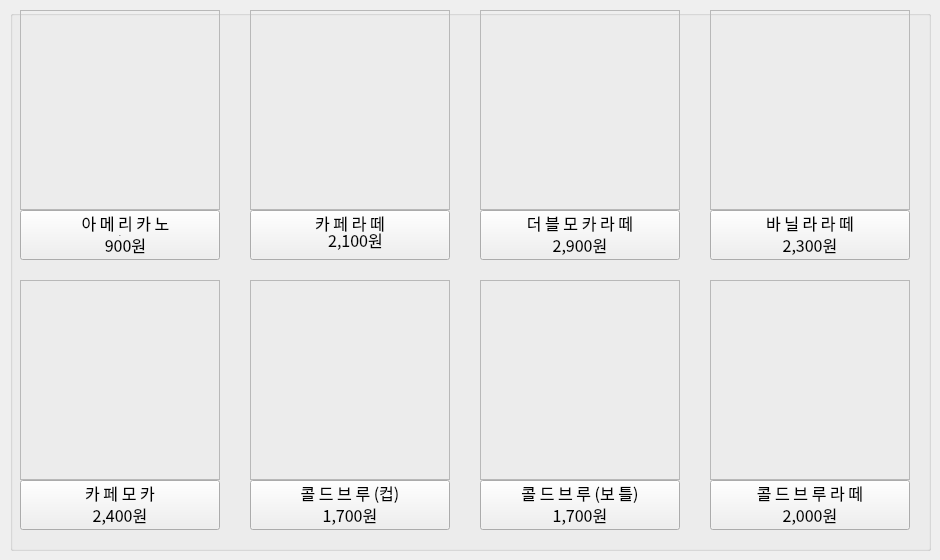
    <widget class="QWidget" name="tab_1">
     <attribute name="title">
      <string>커 피</string>
     </attribute>
     <widget class="QGroupBox" name="groupBox">
      <property name="geometry">
       <rect>
        <x>10</x>
        <y>10</y>
        <width>921</width>
        <height>541</height>
       </rect>
      </property>
      <property name="title">
       <string/>
      </property>
      <property name="alignment">
       <set>Qt::AlignCenter</set>
      </property>
      <property name="flat">
       <bool>false</bool>
      </property>
      <property name="checkable">
       <bool>false</bool>
      </property>
      <widget class="QLabel" name="menu_label_17">
       <property name="geometry">
        <rect>
         <x>60</x>
         <y>200</y>
         <width>111</width>
         <height>25</height>
        </rect>
       </property>
       <property name="font">
        <font>
         <family>맑은 고딕</family>
         <pointsize>12</pointsize>
        </font>
       </property>
       <property name="text">
        <string>아 메 리 카 노</string>
       </property>
       <property name="alignment">
        <set>Qt::AlignCenter</set>
       </property>
      </widget>
      <widget class="QLabel" name="menu_label_18">
       <property name="geometry">
        <rect>
         <x>85</x>
         <y>225</y>
         <width>61</width>
         <height>20</height>
        </rect>
       </property>
       <property name="font">
        <font>
         <family>맑은 고딕</family>
         <pointsize>12</pointsize>
        </font>
       </property>
       <property name="text">
        <string>900원</string>
       </property>
       <property name="alignment">
        <set>Qt::AlignCenter</set>
       </property>
      </widget>
      <widget class="QLabel" name="menu_label_19">
       <property name="geometry">
        <rect>
         <x>240</x>
         <y>200</y>
         <width>200</width>
         <height>25</height>
        </rect>
       </property>
       <property name="font">
        <font>
         <family>맑은 고딕</family>
         <pointsize>12</pointsize>
        </font>
       </property>
       <property name="text">
        <string>카 페 라 떼</string>
       </property>
       <property name="alignment">
        <set>Qt::AlignCenter</set>
       </property>
      </widget>
      <widget class="QLabel" name="menu_label_20">
       <property name="geometry">
        <rect>
         <x>310</x>
         <y>220</y>
         <width>71</width>
         <height>20</height>
        </rect>
       </property>
       <property name="font">
        <font>
         <family>맑은 고딕</family>
         <pointsize>12</pointsize>
        </font>
       </property>
       <property name="text">
        <string>2,100원</string>
       </property>
       <property name="alignment">
        <set>Qt::AlignCenter</set>
       </property>
      </widget>
      <widget class="QLabel" name="menu_label_21">
       <property name="geometry">
        <rect>
         <x>470</x>
         <y>225</y>
         <width>200</width>
         <height>20</height>
        </rect>
       </property>
       <property name="font">
        <font>
         <family>맑은 고딕</family>
         <pointsize>12</pointsize>
        </font>
       </property>
       <property name="text">
        <string>2,900원</string>
       </property>
       <property name="alignment">
        <set>Qt::AlignCenter</set>
       </property>
      </widget>
      <widget class="QLabel" name="menu_label_22">
       <property name="geometry">
        <rect>
         <x>470</x>
         <y>200</y>
         <width>200</width>
         <height>25</height>
        </rect>
       </property>
       <property name="font">
        <font>
         <family>맑은 고딕</family>
         <pointsize>12</pointsize>
        </font>
       </property>
       <property name="text">
        <string>더 블 모 카 라 떼</string>
       </property>
       <property name="alignment">
        <set>Qt::AlignCenter</set>
       </property>
      </widget>
      <widget class="QLabel" name="menu_label_23">
       <property name="geometry">
        <rect>
         <x>700</x>
         <y>225</y>
         <width>200</width>
         <height>20</height>
        </rect>
       </property>
       <property name="font">
        <font>
         <family>맑은 고딕</family>
         <pointsize>12</pointsize>
        </font>
       </property>
       <property name="text">
        <string>2,300원</string>
       </property>
       <property name="alignment">
        <set>Qt::AlignCenter</set>
       </property>
      </widget>
      <widget class="QLabel" name="menu_label_24">
       <property name="geometry">
        <rect>
         <x>700</x>
         <y>200</y>
         <width>200</width>
         <height>25</height>
        </rect>
       </property>
       <property name="font">
        <font>
         <family>맑은 고딕</family>
         <pointsize>12</pointsize>
        </font>
       </property>
       <property name="text">
        <string>바 닐 라 라 떼</string>
       </property>
       <property name="alignment">
        <set>Qt::AlignCenter</set>
       </property>
      </widget>
      <widget class="QLabel" name="menu_label_25">
       <property name="geometry">
        <rect>
         <x>10</x>
         <y>495</y>
         <width>200</width>
         <height>20</height>
        </rect>
       </property>
       <property name="font">
        <font>
         <family>맑은 고딕</family>
         <pointsize>12</pointsize>
        </font>
       </property>
       <property name="text">
        <string>2,400원</string>
       </property>
       <property name="alignment">
        <set>Qt::AlignCenter</set>
       </property>
      </widget>
      <widget class="QLabel" name="menu_label_26">
       <property name="geometry">
        <rect>
         <x>10</x>
         <y>470</y>
         <width>200</width>
         <height>25</height>
        </rect>
       </property>
       <property name="font">
        <font>
         <family>맑은 고딕</family>
         <pointsize>12</pointsize>
        </font>
       </property>
       <property name="text">
        <string>카 페 모 카</string>
       </property>
       <property name="alignment">
        <set>Qt::AlignCenter</set>
       </property>
      </widget>
      <widget class="QLabel" name="menu_label_27">
       <property name="geometry">
        <rect>
         <x>240</x>
         <y>495</y>
         <width>200</width>
         <height>20</height>
        </rect>
       </property>
       <property name="font">
        <font>
         <family>맑은 고딕</family>
         <pointsize>12</pointsize>
        </font>
       </property>
       <property name="text">
        <string>1,700원</string>
       </property>
       <property name="alignment">
        <set>Qt::AlignCenter</set>
       </property>
      </widget>
      <widget class="QLabel" name="menu_label_28">
       <property name="geometry">
        <rect>
         <x>240</x>
         <y>470</y>
         <width>200</width>
         <height>25</height>
        </rect>
       </property>
       <property name="font">
        <font>
         <family>맑은 고딕</family>
         <pointsize>12</pointsize>
        </font>
       </property>
       <property name="text">
        <string>콜 드 브 루 (컵)</string>
       </property>
       <property name="alignment">
        <set>Qt::AlignCenter</set>
       </property>
      </widget>
      <widget class="QLabel" name="menu_label_29">
       <property name="geometry">
        <rect>
         <x>470</x>
         <y>495</y>
         <width>200</width>
         <height>20</height>
        </rect>
       </property>
       <property name="font">
        <font>
         <family>맑은 고딕</family>
         <pointsize>12</pointsize>
        </font>
       </property>
       <property name="text">
        <string>1,700원</string>
       </property>
       <property name="alignment">
        <set>Qt::AlignCenter</set>
       </property>
      </widget>
      <widget class="QLabel" name="menu_label_30">
       <property name="geometry">
        <rect>
         <x>470</x>
         <y>470</y>
         <width>200</width>
         <height>25</height>
        </rect>
       </property>
       <property name="font">
        <font>
         <family>맑은 고딕</family>
         <pointsize>12</pointsize>
        </font>
       </property>
       <property name="text">
        <string>콜 드 브 루 (보 틀)</string>
       </property>
       <property name="alignment">
        <set>Qt::AlignCenter</set>
       </property>
      </widget>
      <widget class="QLabel" name="menu_label_31">
       <property name="geometry">
        <rect>
         <x>700</x>
         <y>495</y>
         <width>200</width>
         <height>20</height>
        </rect>
       </property>
       <property name="font">
        <font>
         <family>맑은 고딕</family>
         <pointsize>12</pointsize>
        </font>
       </property>
       <property name="text">
        <string>2,000원</string>
       </property>
       <property name="alignment">
        <set>Qt::AlignCenter</set>
       </property>
      </widget>
      <widget class="QLabel" name="menu_label_32">
       <property name="geometry">
        <rect>
         <x>700</x>
         <y>470</y>
         <width>200</width>
         <height>25</height>
        </rect>
       </property>
       <property name="font">
        <font>
         <family>맑은 고딕</family>
         <pointsize>12</pointsize>
        </font>
       </property>
       <property name="text">
        <string>콜 드 브 루 라 떼</string>
       </property>
       <property name="alignment">
        <set>Qt::AlignCenter</set>
       </property>
      </widget>
      <widget class="QLabel" name="menu_c_1">
       <property name="geometry">
        <rect>
         <x>10</x>
         <y>0</y>
         <width>200</width>
         <height>200</height>
        </rect>
       </property>
       <property name="frameShape">
        <enum>QFrame::StyledPanel</enum>
       </property>
       <property name="text">
        <string/>
       </property>
       <property name="pixmap">
        <pixmap>아메리카노.png</pixmap>
       </property>
       <property name="alignment">
        <set>Qt::AlignCenter</set>
       </property>
      </widget>
      <widget class="QLabel" name="menu_c_2">
       <property name="geometry">
        <rect>
         <x>240</x>
         <y>0</y>
         <width>200</width>
         <height>200</height>
        </rect>
       </property>
       <property name="frameShape">
        <enum>QFrame::StyledPanel</enum>
       </property>
       <property name="text">
        <string/>
       </property>
       <property name="pixmap">
        <pixmap>카페라떼.png</pixmap>
       </property>
       <property name="alignment">
        <set>Qt::AlignCenter</set>
       </property>
      </widget>
      <widget class="QLabel" name="menu_c_3">
       <property name="geometry">
        <rect>
         <x>470</x>
         <y>0</y>
         <width>200</width>
         <height>200</height>
        </rect>
       </property>
       <property name="frameShape">
        <enum>QFrame::StyledPanel</enum>
       </property>
       <property name="text">
        <string/>
       </property>
       <property name="pixmap">
        <pixmap>더블모카라떼.png</pixmap>
       </property>
       <property name="alignment">
        <set>Qt::AlignCenter</set>
       </property>
      </widget>
      <widget class="QLabel" name="menu_c_4">
       <property name="geometry">
        <rect>
         <x>700</x>
         <y>0</y>
         <width>200</width>
         <height>200</height>
        </rect>
       </property>
       <property name="frameShape">
        <enum>QFrame::StyledPanel</enum>
       </property>
       <property name="text">
        <string/>
       </property>
       <property name="pixmap">
        <pixmap>바닐라라떼.png</pixmap>
       </property>
       <property name="alignment">
        <set>Qt::AlignCenter</set>
       </property>
      </widget>
      <widget class="QLabel" name="menu_c_5">
       <property name="geometry">
        <rect>
         <x>10</x>
         <y>270</y>
         <width>200</width>
         <height>200</height>
        </rect>
       </property>
       <property name="frameShape">
        <enum>QFrame::StyledPanel</enum>
       </property>
       <property name="text">
        <string/>
       </property>
       <property name="pixmap">
        <pixmap>카페모카.png</pixmap>
       </property>
       <property name="alignment">
        <set>Qt::AlignCenter</set>
       </property>
      </widget>
      <widget class="QLabel" name="menu_c_6">
       <property name="geometry">
        <rect>
         <x>240</x>
         <y>270</y>
         <width>200</width>
         <height>200</height>
        </rect>
       </property>
       <property name="frameShape">
        <enum>QFrame::StyledPanel</enum>
       </property>
       <property name="text">
        <string/>
       </property>
       <property name="pixmap">
        <pixmap>콜드브루(컵).png</pixmap>
       </property>
       <property name="alignment">
        <set>Qt::AlignCenter</set>
       </property>
      </widget>
      <widget class="QLabel" name="menu_c_7">
       <property name="geometry">
        <rect>
         <x>470</x>
         <y>270</y>
         <width>200</width>
         <height>200</height>
        </rect>
       </property>
       <property name="frameShape">
        <enum>QFrame::StyledPanel</enum>
       </property>
       <property name="text">
        <string/>
       </property>
       <property name="pixmap">
        <pixmap>콜드브루(보틀).png</pixmap>
       </property>
       <property name="alignment">
        <set>Qt::AlignCenter</set>
       </property>
      </widget>
      <widget class="QLabel" name="menu_c_8">
       <property name="geometry">
        <rect>
         <x>700</x>
         <y>270</y>
         <width>200</width>
         <height>200</height>
        </rect>
       </property>
       <property name="frameShape">
        <enum>QFrame::StyledPanel</enum>
       </property>
       <property name="text">
        <string/>
       </property>
       <property name="pixmap">
        <pixmap>콜드부루라떼.png</pixmap>
       </property>
       <property name="alignment">
        <set>Qt::AlignCenter</set>
       </property>
      </widget>
      <widget class="QPushButton" name="menu_c_push_1">
       <property name="geometry">
        <rect>
         <x>10</x>
         <y>200</y>
         <width>200</width>
         <height>50</height>
        </rect>
       </property>
       <property name="font">
        <font>
         <family>Agency FB</family>
         <pointsize>1</pointsize>
        </font>
       </property>
       <property name="toolTip">
        <string>아메리카노</string>
       </property>
       <property name="text">
        <string>900</string>
       </property>
      </widget>
      <widget class="QPushButton" name="menu_c_push_2">
       <property name="geometry">
        <rect>
         <x>240</x>
         <y>200</y>
         <width>200</width>
         <height>50</height>
        </rect>
       </property>
       <property name="toolTip">
        <string>카페라떼</string>
       </property>
       <property name="text">
        <string/>
       </property>
      </widget>
      <widget class="QPushButton" name="menu_c_push_3">
       <property name="geometry">
        <rect>
         <x>470</x>
         <y>200</y>
         <width>200</width>
         <height>50</height>
        </rect>
       </property>
       <property name="toolTip">
        <string>더블모카라떼</string>
       </property>
       <property name="text">
        <string/>
       </property>
      </widget>
      <widget class="QPushButton" name="menu_c_push_4">
       <property name="geometry">
        <rect>
         <x>700</x>
         <y>200</y>
         <width>200</width>
         <height>50</height>
        </rect>
       </property>
       <property name="toolTip">
        <string>바닐라라떼</string>
       </property>
       <property name="text">
        <string/>
       </property>
      </widget>
      <widget class="QPushButton" name="menu_c_push_5">
       <property name="geometry">
        <rect>
         <x>10</x>
         <y>470</y>
         <width>200</width>
         <height>50</height>
        </rect>
       </property>
       <property name="toolTip">
        <string>카페모카</string>
       </property>
       <property name="text">
        <string/>
       </property>
      </widget>
      <widget class="QPushButton" name="menu_c_push_6">
       <property name="geometry">
        <rect>
         <x>240</x>
         <y>470</y>
         <width>200</width>
         <height>50</height>
        </rect>
       </property>
       <property name="toolTip">
        <string>콜드브루(컵)</string>
       </property>
       <property name="text">
        <string/>
       </property>
      </widget>
      <widget class="QPushButton" name="menu_c_push_7">
       <property name="geometry">
        <rect>
         <x>470</x>
         <y>470</y>
         <width>200</width>
         <height>50</height>
        </rect>
       </property>
       <property name="toolTip">
        <string>콜드브루(보틀)</string>
       </property>
       <property name="text">
        <string/>
       </property>
      </widget>
      <widget class="QPushButton" name="menu_c_push_8">
       <property name="geometry">
        <rect>
         <x>700</x>
         <y>470</y>
         <width>200</width>
         <height>50</height>
        </rect>
       </property>
       <property name="toolTip">
        <string>콜드브루라떼</string>
       </property>
       <property name="text">
        <string/>
       </property>
      </widget>
      <zorder>menu_c_push_8</zorder>
      <zorder>menu_c_push_7</zorder>
      <zorder>menu_c_push_6</zorder>
      <zorder>menu_c_push_5</zorder>
      <zorder>menu_c_push_4</zorder>
      <zorder>menu_c_push_3</zorder>
      <zorder>menu_c_push_2</zorder>
      <zorder>menu_c_push_1</zorder>
      <zorder>menu_label_17</zorder>
      <zorder>menu_label_18</zorder>
      <zorder>menu_label_19</zorder>
      <zorder>menu_label_20</zorder>
      <zorder>menu_label_21</zorder>
      <zorder>menu_label_22</zorder>
      <zorder>menu_label_23</zorder>
      <zorder>menu_label_24</zorder>
      <zorder>menu_label_25</zorder>
      <zorder>menu_label_26</zorder>
      <zorder>menu_label_27</zorder>
      <zorder>menu_label_28</zorder>
      <zorder>menu_label_29</zorder>
      <zorder>menu_label_30</zorder>
      <zorder>menu_label_31</zorder>
      <zorder>menu_label_32</zorder>
      <zorder>menu_c_1</zorder>
      <zorder>menu_c_2</zorder>
      <zorder>menu_c_3</zorder>
      <zorder>menu_c_4</zorder>
      <zorder>menu_c_5</zorder>
      <zorder>menu_c_6</zorder>
      <zorder>menu_c_7</zorder>
      <zorder>menu_c_8</zorder>
     </widget>
    </widget>
